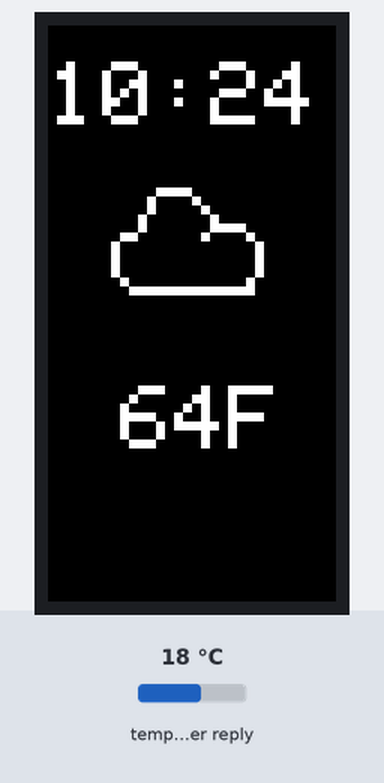
Recording of a sketch running on a simulated Arduino MKR. On the bench: 32×64 colour display. The test bench sets the inputs (shaded band); at power-on: temperature in the weather reply 18 °C. WiFi joins after 1.5 s; servers stay silent unless stated; network time is answered at once with the bench clock; the local clock reads 2024-03-15 10:24:30 at power-on unless the sketch sets it; web services answer with replies made up by the test bench; what the sketch prints to the serial monitor is not drawn.

Above: at 2.9 s.
At 30.8 s:
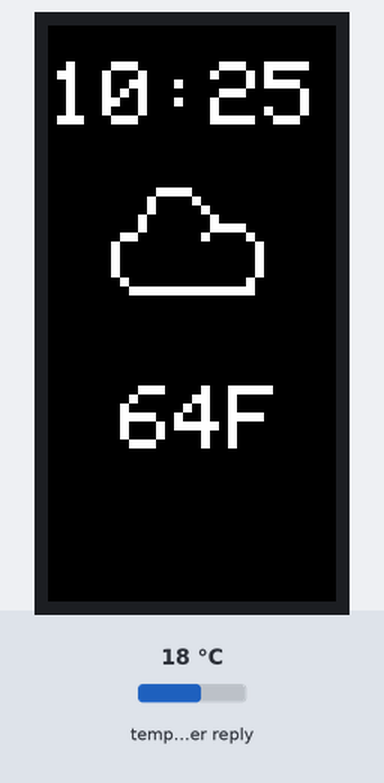
At 90.6 s:
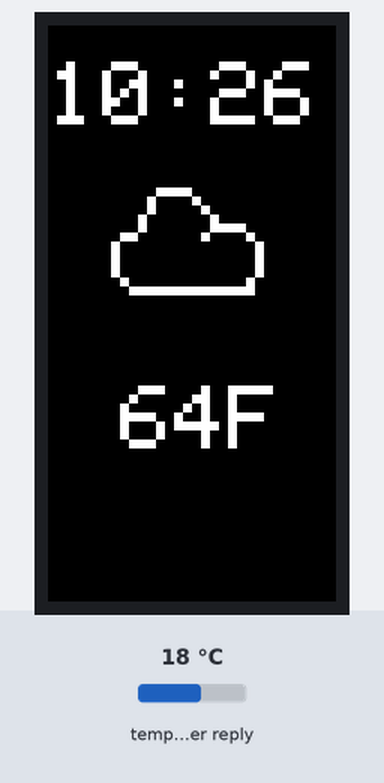

Measured:
- what the display in image 0 shows lasts 27.9 s, from 2.8 s to 30.7 s
- what the display in image 1 shows lasts 59.9 s, from 30.7 s to 90.6 s

The sketch:

smart_mirror_copy_20250602184846_copy_20250602184914.ino
```cpp
#include <Adafruit_Protomatter.h>
#include <SPI.h>
#include <WiFiNINA.h>
#include <WiFiUdp.h>
#include <NTPClient.h>
#include <Arduino_JSON.h>
#include <Arduino.h>
#include <stdlib.h>

#define BLACK    0x0000
#define BLUE     0x001F
#define RED      0xF800
#define GREEN    0x07E0
#define CYAN     0x07FF
#define MAGENTA  0xF81F
#define YELLOW   0xFFE0
#define WHITE    0xFFFF

String WeatherAPIKey = "";

const uint8_t cloud_bitmap[] PROGMEM = {
  0b00000000, 0b00000000, 0b00000000,
  0b00000000, 0b00000000, 0b00000000,
  0b00000000, 0b00000000, 0b00000000,
  0b00000111, 0b10000000, 0b00000000,
  0b00001000, 0b01000000, 0b00000000,
  0b00001000, 0b00100000, 0b00000000,
  0b00010000, 0b00010000, 0b00000000,
  0b00010000, 0b00011110, 0b00000000,
  0b01100000, 0b00100001, 0b00000000,
  0b10000000, 0b00000000, 0b10000000,
  0b10000000, 0b00000000, 0b10000000,
  0b10000000, 0b00000000, 0b10000000,
  0b10000000, 0b00000000, 0b10000000,
  0b01000000, 0b00000001, 0b00000000,
  0b00111111, 0b11111111, 0b00000000,
  0b00000000, 0b00000000, 0b00000000,
  0b00000000, 0b00000000, 0b00000000,
  0b00000000, 0b00000000, 0b00000000
};


unsigned long lastWeatherUpdate = 0;
const unsigned long weatherInterval = 30UL * 60UL * 1000UL; // 30 minutes in ms

uint8_t rgbPins[]  = {7, 8, 9, 10, 11, 12};
uint8_t addrPins[] = {17, 18, 19, 20, 21};
uint8_t clockPin   = 14;
uint8_t latchPin   = 15;
uint8_t oePin      = 16;

Adafruit_Protomatter matrix(
  64, 4, 1,    // 64×32 panel, 4 chained
  rgbPins, 4,  // R1,G1,B1,R2,G2,B2
  addrPins,    // A,B,C,D
  clockPin, latchPin, oePin,
  false        // no double‐buffering
);

String currentCondition = "None";
float currentTemp = 0.0;

const char* ssid     = "";
const char* password = "";

WiFiUDP   ntpUDP;
NTPClient timeClient(ntpUDP, "pool.ntp.org", -14400, 60000);

unsigned long initialEpoch  = 0;
unsigned long initialMillis = 0;


void drawPixel(uint16_t x, uint16_t y, uint16_t color);
void drawLine(uint16_t x0, uint16_t y0, uint16_t x1, uint16_t y1, uint16_t color);
void drawFastVLine(uint16_t x0, uint16_t y0, uint16_t length, uint16_t color);
void drawFastHLine(uint8_t x0, uint8_t y0, uint8_t length, uint16_t color);
void drawRect(uint16_t x0, uint16_t y0, uint16_t w, uint16_t h, uint16_t color);
void fillRect(uint16_t x0, uint16_t y0, uint16_t w, uint16_t h, uint16_t color);
void drawCircle(uint16_t x0, uint16_t y0, uint16_t r, uint16_t color);
void fillCircle(uint16_t x0, uint16_t y0, uint16_t r, uint16_t color);
void drawRoundRect(uint16_t x0, uint16_t y0, uint16_t w, uint16_t h, uint16_t radius, uint16_t color);
void fillRoundRect(uint16_t x0, uint16_t y0, uint16_t w, uint16_t h, uint16_t radius, uint16_t color);
void drawTriangle(uint16_t x0, uint16_t y0, uint16_t x1, uint16_t y1, uint16_t x2, uint16_t y2, uint16_t color);
void fillTriangle(uint16_t x0, uint16_t y0, uint16_t x1, uint16_t y1, uint16_t x2, uint16_t y2, uint16_t color);
void drawChar(uint16_t x, uint16_t y, char c, uint16_t color, uint16_t bg, uint8_t size);
void setCursor(int16_t x0, int16_t y0);
void setTextColor(uint16_t color);
void setTextColor(uint16_t color, uint16_t backgroundcolor);
void setTextSize(uint8_t size);
void setTextWrap(boolean w);
void drawBitmap(int16_t x, int16_t y, uint8_t *bitmap, int16_t w, int16_t h, uint16_t color);


void setup() {
  Serial.begin(115200);
  while (!Serial) delay(10);
  Serial.println(F("MatrixPortal + ESP32: NTP sync, then free‐running clock"));

  ProtomatterStatus status = matrix.begin();
  Serial.print(F("Protomatter begin() status: "));
  Serial.println((int)status);
  if (status != PROTOMATTER_OK) {
    Serial.println(F("Matrix init failed! Halting."));
    while (1) delay(10);
  }
  matrix.setRotation(45);

  matrix.fillScreen(0x000000);
  matrix.setCursor(0, 8);
  matrix.print(ssid);
  matrix.show();

  Serial.print(F("Connecting to Wi-Fi "));
  Serial.println(ssid);
  while (WiFi.begin(ssid, password) != WL_CONNECTED) {
    delay(500);
    Serial.print(F("."));
  }
  Serial.println();
  Serial.println(F("Wi-Fi connected!"));
  Serial.print(F("IP Address: "));
  Serial.println(WiFi.localIP());

  timeClient.begin();

  Serial.print(F("Waiting for NTP time"));
  unsigned long startAttempt = millis();
  while (true) {
    if (timeClient.forceUpdate()) {
      unsigned long nowEpoch = timeClient.getEpochTime();
      if (nowEpoch > 0) {
        initialEpoch  = nowEpoch;
        initialMillis = millis();
        Serial.print(F("Success! Epoch = "));
        Serial.println(initialEpoch);
        break;
      }
    }

    if (millis() - startAttempt > 1000) {
      Serial.print(F("."));
      startAttempt = millis();
    }
    delay(100);
  }
  Serial.println();
  timeClient.end();
  matrix.fillScreen(0x000000);
  matrix.show();
}

void animation(String condition) {
  const uint8_t* bitmap = nullptr;

  if (condition == "Clouds") {
    bitmap = cloud_bitmap;
  }

  if (bitmap != nullptr) {
    matrix.drawBitmap(7, 15, bitmap, 18, 18, WHITE);
  }
}

WiFiClient client;

String getWeather() {
  const char* host = "api.openweathermap.org";
  const int port = 80;
  const char* pathBase = "/data/2.5/weather?lat=40.678581&lon=-74.439980&units=imperial&appid=";

  String url = String(pathBase) + WeatherAPIKey;

  Serial.println("Connecting to OpenWeatherMap…");
  Serial.println("URL: " + url);
  if (!client.connect(host, port)) {
    Serial.println("Connection failed.");
    return "";
  }

  client.print(String("GET ") + url + " HTTP/1.1\r\n" +
               "Host: " + host + "\r\n" +
               "Connection: close\r\n\r\n");

  unsigned long timeout = millis();
  while (client.available() == 0) {
    if (millis() - timeout > 5000) {
      Serial.println(">>> Client Timeout !");
      client.stop();
      return "";
    }
  }

  while (client.available()) {
    String line = client.readStringUntil('\n');
    if (line == "\r") break;
  }

  String payload = "";
  while (client.available()) {
    payload += client.readStringUntil('\n');
  }

  client.stop();
  Serial.println("Weather data:");
  Serial.println(payload);
  return payload;
}


void loop() {
  unsigned long elapsedSecs  = (millis() - initialMillis) / 1000;
  unsigned long nowEpoch     = initialEpoch + elapsedSecs;

  unsigned long secsInDay    = nowEpoch % 86400UL; // seconds since midnight
  int rawHour   = secsInDay / 3600;
  int rawMinute = (secsInDay % 3600) / 60;
  int rawSecond = secsInDay % 60;

  int dispHour = rawHour;
  if (dispHour == 0)       dispHour = 12;
  else if (dispHour > 12)  dispHour -= 12;

  char timeBuf[6];
  sprintf(timeBuf, "%2d:%02d", dispHour, rawMinute);

  matrix.fillScreen(0x000000);
  matrix.setCursor(0, 4);
  matrix.print(timeBuf);

  unsigned long currentMillis = millis();

  if (currentMillis - lastWeatherUpdate >= weatherInterval || lastWeatherUpdate == 0) {
    lastWeatherUpdate = currentMillis;

    String json = getWeather();
    JSONVar myObject = JSON.parse(json);

    if (JSON.typeof(myObject) == "undefined") {
      Serial.println("Parsing weather JSON failed!");
    } else {
      currentTemp = (double) myObject["main"]["temp"];
      String condition = (const char*) myObject["weather"][0]["main"];

      Serial.print("Temp: ");
      Serial.println(currentTemp);
      Serial.print("Condition: ");
      Serial.println(condition);

      currentCondition = condition;
    }
  }

  int tempInt = (int)currentTemp;
  matrix.setCursor(8, 40);
  matrix.print(String(tempInt) + "F");


  animation(currentCondition);
  matrix.show();
  delay(200);
}
```
